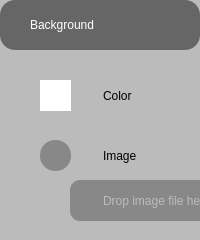
     <widget class="QFrame" name="menuBackgroundBG">
      <property name="styleSheet">
       <string notr="true">padding-left: 0px;background-color: #BBB; border-radius: 30px;</string>
      </property>
      <property name="frameShape">
       <enum>QFrame::StyledPanel</enum>
      </property>
      <property name="frameShadow">
       <enum>QFrame::Raised</enum>
      </property>
      <layout class="QVBoxLayout" name="verticalLayout_7">
       <property name="spacing">
        <number>0</number>
       </property>
       <property name="leftMargin">
        <number>0</number>
       </property>
       <property name="topMargin">
        <number>0</number>
       </property>
       <property name="rightMargin">
        <number>0</number>
       </property>
       <property name="bottomMargin">
        <number>0</number>
       </property>
       <item>
        <widget class="QPushButton" name="menuBackground">
         <property name="minimumSize">
          <size>
           <width>0</width>
           <height>50</height>
          </size>
         </property>
         <property name="maximumSize">
          <size>
           <width>16777215</width>
           <height>100</height>
          </size>
         </property>
         <property name="styleSheet">
          <string notr="true">background-color: #666;
color: #FFF;
border-radius: 15px;
text-align:left;padding-left: 30px;</string>
         </property>
         <property name="text">
          <string>Background</string>
         </property>
         <property name="checkable">
          <bool>true</bool>
         </property>
         <property name="checked">
          <bool>false</bool>
         </property>
        </widget>
       </item>
       <item>
        <widget class="QFrame" name="frame_36">
         <property name="minimumSize">
          <size>
           <width>0</width>
           <height>190</height>
          </size>
         </property>
         <property name="maximumSize">
          <size>
           <width>16777215</width>
           <height>190</height>
          </size>
         </property>
         <property name="styleSheet">
          <string notr="true">padding-left: 30px;background-color: #BBB;
border-radius: 15px;
text-align: left;
color: #000;</string>
         </property>
         <property name="frameShape">
          <enum>QFrame::StyledPanel</enum>
         </property>
         <property name="frameShadow">
          <enum>QFrame::Raised</enum>
         </property>
         <widget class="QFrame" name="frame_10">
          <property name="geometry">
           <rect>
            <x>20</x>
            <y>20</y>
            <width>621</width>
            <height>151</height>
           </rect>
          </property>
          <property name="styleSheet">
           <string notr="true">border-radius: 0;</string>
          </property>
          <property name="frameShape">
           <enum>QFrame::StyledPanel</enum>
          </property>
          <property name="frameShadow">
           <enum>QFrame::Raised</enum>
          </property>
          <widget class="QFrame" name="frame_39">
           <property name="geometry">
            <rect>
             <x>0</x>
             <y>60</y>
             <width>221</width>
             <height>41</height>
            </rect>
           </property>
           <property name="styleSheet">
            <string notr="true">border-radius: 0;</string>
           </property>
           <property name="frameShape">
            <enum>QFrame::StyledPanel</enum>
           </property>
           <property name="frameShadow">
            <enum>QFrame::Raised</enum>
           </property>
           <widget class="QLabel" name="label_21">
            <property name="geometry">
             <rect>
              <x>50</x>
              <y>10</y>
              <width>161</width>
              <height>31</height>
             </rect>
            </property>
            <property name="text">
             <string>Image</string>
            </property>
           </widget>
           <widget class="QPushButton" name="cbBGImage">
            <property name="geometry">
             <rect>
              <x>20</x>
              <y>10</y>
              <width>31</width>
              <height>31</height>
             </rect>
            </property>
            <property name="cursor">
             <cursorShape>PointingHandCursor</cursorShape>
            </property>
            <property name="styleSheet">
             <string notr="true">background-color: #888;
border-radius: 15px;</string>
            </property>
            <property name="text">
             <string/>
            </property>
            <property name="checkable">
             <bool>true</bool>
            </property>
            <property name="checked">
             <bool>true</bool>
            </property>
           </widget>
          </widget>
          <widget class="QFrame" name="frame_24">
           <property name="geometry">
            <rect>
             <x>0</x>
             <y>110</y>
             <width>621</width>
             <height>41</height>
            </rect>
           </property>
           <property name="acceptDrops">
            <bool>false</bool>
           </property>
           <property name="styleSheet">
            <string notr="true">border-radius: 0;</string>
           </property>
           <property name="frameShape">
            <enum>QFrame::StyledPanel</enum>
           </property>
           <property name="frameShadow">
            <enum>QFrame::Raised</enum>
           </property>
           <widget class="QLabel" name="bBGImageFile">
            <property name="geometry">
             <rect>
              <x>50</x>
              <y>0</y>
              <width>471</width>
              <height>41</height>
             </rect>
            </property>
            <property name="styleSheet">
             <string notr="true">background-color: #888;
border-radius: 10px;
color: #BBB;</string>
            </property>
            <property name="text">
             <string>Drop image file here</string>
            </property>
           </widget>
          </widget>
          <widget class="QFrame" name="frame_18">
           <property name="geometry">
            <rect>
             <x>10</x>
             <y>0</y>
             <width>161</width>
             <height>51</height>
            </rect>
           </property>
           <property name="frameShape">
            <enum>QFrame::StyledPanel</enum>
           </property>
           <property name="frameShadow">
            <enum>QFrame::Raised</enum>
           </property>
           <widget class="QLabel" name="label_24">
            <property name="geometry">
             <rect>
              <x>40</x>
              <y>10</y>
              <width>111</width>
              <height>31</height>
             </rect>
            </property>
            <property name="text">
             <string>Color</string>
            </property>
           </widget>
           <widget class="QPushButton" name="lBGColor">
            <property name="geometry">
             <rect>
              <x>10</x>
              <y>10</y>
              <width>31</width>
              <height>31</height>
             </rect>
            </property>
            <property name="cursor">
             <cursorShape>PointingHandCursor</cursorShape>
            </property>
            <property name="styleSheet">
             <string notr="true">background-color: rgb(255, 255, 255);</string>
            </property>
            <property name="text">
             <string/>
            </property>
           </widget>
          </widget>
         </widget>
        </widget>
       </item>
      </layout>
     </widget>
